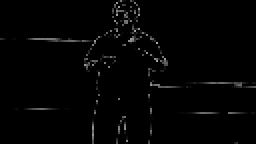
#> input picture data/jumping/Imagem_168.png, 128 x 72 px (shown 2 times larger); its folder holds 4 pictures in this run
$ jupyter execute --allow-errors pipeline.ipynb
#> lines starting #> are read from the running program, lines starting #| are printed output that depends on the picture
[cell 1]
import os
import numpy as np
import cv2
import pandas as pd

### Pipeline para converter imagens com HOG e salvar como CSV rotulado.

- Rótulos de `Jumping`:
    - 0: not jumping
    - 1: jumping

---

Configurações gerais:

[cell 2]
RESOLUTION = (128, 128)
JUMPING_PATH = os.path.join(os.getcwd(), 'jumping')
NO_JUMPING_PATH = os.path.join(os.getcwd(), 'not_jumping')
CSV_PATH = 'dataset-new.csv'
NORMALIZATION = 255.0 # Nomralização de pixels (1 para não normaliziar, 255.0 -> Pixels para entre 0 e 1)

Função de extração dos dados das imagens

[cell 3]
def imagesDataset(folder_path, label):
#> called with folder_path = 'data/jumping', label = 1
    dataset = []

    for file in os.listdir(folder_path):
        file_path = os.path.join(folder_path, file)
        img = cv2.imread(file_path, cv2.IMREAD_GRAYSCALE)
#> img is the input picture: shape (72, 128); min 0, max 171, mean 3.3

        if img is None:
            continue

        img = cv2.resize(img, RESOLUTION)
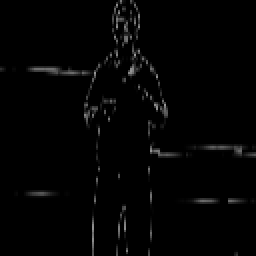
#> img: shape (128, 128) (shown 2 times larger); min 0, max 156, mean 3.4
        reshaped = (img / NORMALIZATION).reshape(-1)
#> reshaped = 16384 values, max 0.612 at index 3523, min 0 at index 0, mean 0.0131

        dataset.append(np.append(reshaped, label))
#> pass 2 of the loop in imagesDataset, `for file in os.listdir(folder_path):`:
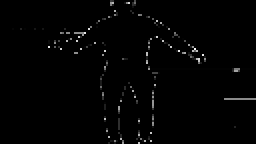
#> input picture data/jumping/Imagem_213.png, 128 x 72 px (shown 2 times larger)
#> in imagesDataset, img is the input picture: shape (72, 128); min 0, max 252, mean 2.8
#> in imagesDataset, `img = cv2.resize(img, RESOLUTION)`:
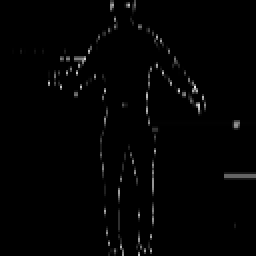
#> img: shape (128, 128) (shown 2 times larger); min 0, max 244, mean 2.8
#> reshaped = 16384 values, max 0.957 at index 5601, min 0 at index 0, mean 0.0111
#> pass 3 of the loop in imagesDataset, `for file in os.listdir(folder_path):`:
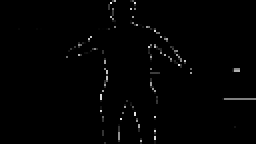
#> input picture data/jumping/Imagem_221.png, 128 x 72 px (shown 2 times larger)
#> in imagesDataset, img is the input picture: shape (72, 128); min 0, max 241, mean 2.4
#> in imagesDataset, `img = cv2.resize(img, RESOLUTION)`:
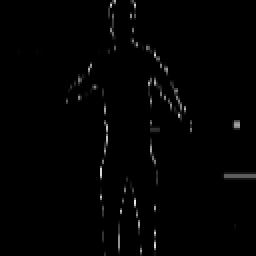
#> img: shape (128, 128) (shown 2 times larger); min 0, max 232, mean 2.4
#> reshaped = 16384 values, max 0.91 at index 12867, min 0 at index 0, mean 0.00926
#> the loop made 4 passes; the first 3 are shown
    return np.array(dataset)

Convertendo imagens em um DataFrame do pandas

[cell 4]
data_jumping = imagesDataset(JUMPING_PATH, label=1)
#> (the rest of this cell did not finish here and is left out)
